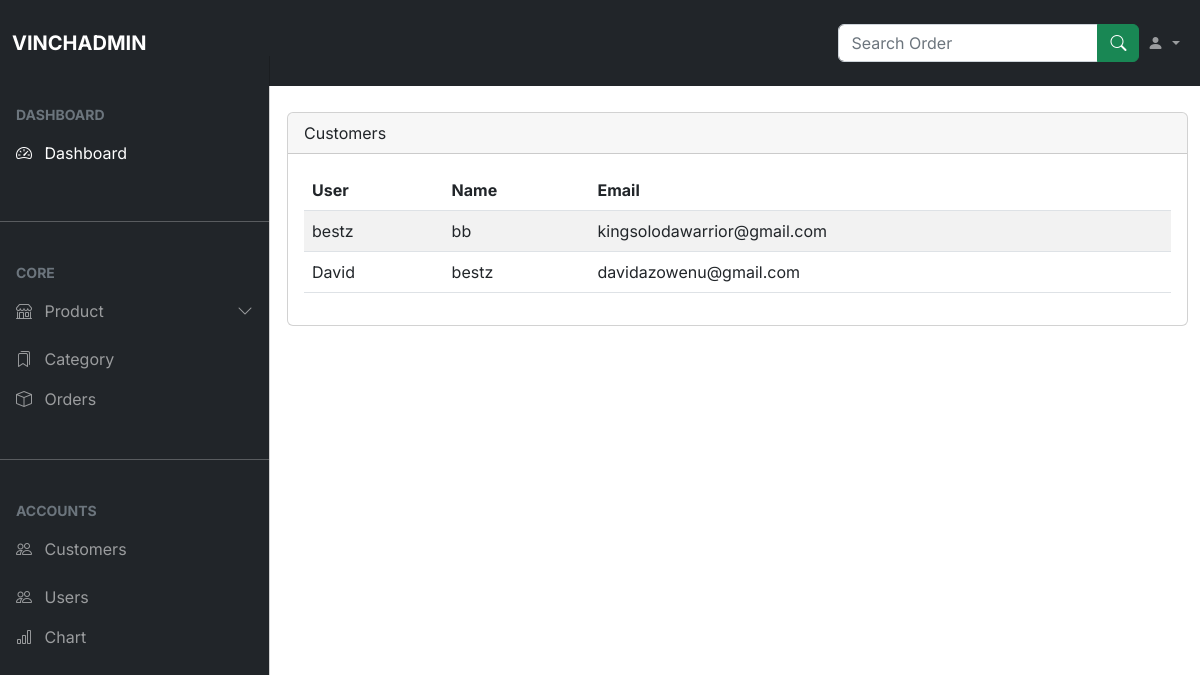
The app's page /customers/ with its own data.
### store/models.py (models this page shows, shortened)
class Customer(models.Model):
    user = models.OneToOneField(NewUser, on_delete=models.CASCADE)
    name = models.CharField(max_length=200, null=True)
    email = models.CharField(max_length=200, null=True)

### account/models.py (models this page shows)
class NewUser(AbstractBaseUser, PermissionsMixin):
    STATUS = (
        ('M', 'M'),
        ('F', 'F'),
    )
    email = models.EmailField(_("Email Adress"), unique=True)
    first_name = models.CharField(max_length=150)
    last_name = models.CharField(max_length=150)
    middle_name = models.CharField(max_length=150)
    gender = models.CharField(max_length=10, choices=STATUS, null=True)
    phone_number = models.CharField(max_length=17, blank=True, null=True)
    joined_date = models.DateTimeField(default=timezone.now)
    is_staff = models.BooleanField(default = False)
    is_active = models.BooleanField(default=False)
    objects = CustomAccountManager()
    USERNAME_FIELD = "email"
    REQUIRED_FIELDS = ['first_name', 'last_name', 'middle_name', 'gender', 'phone_number']
    def __str__(self):
        return self.last_name

### vinchadmin/views.py (the view)
# urls.py: path('customers/', views.customers, name="customers")
def customers(request):
    customer = Customer.objects.filter()
    return render(request, 'admindashboard/customers.html', {'customers': customer})

### account/context_processors.py (called while the page is built)
def users(request):
    if request.user.is_authenticated:
        username = NewUser.objects.get(last_name=request.user)
        last_name = username.last_name
    else:
        last_name = "Account"
        pass
    return {'last_name': last_name}

### store/context_processors.py (called while the page is built, shortened)
def total_cart_items(request):
    if request.user.is_authenticated:
        customer = request.user.customer
        order, created = Order.objects.get_or_create(customer=customer, complete=False)
        items = order.orderitem_set.all()
        if order:
            orderitems = OrderItem.objects.filter(order=order)
            qty = sum([item.quantity for item in orderitems])
            cart_total = sum([item.get_total for item in orderitems])
        else:
            qty = 0
            cart_total = 0
    else:
        try:
            cart = json.loads(request.COOKIES['cart'])
        except:
            cart = {}
        qty = 0
        cart_total = 0
        items = []
    return {'qty': qty, 'cart_total': cart_total, 'items': items}

### templates/admindashboard/customers.html (shortened to what this page needs)
{% extends 'admindashboard/home.html' %}
{% load static %}
{% block content %}
<div class="container-fluid my-5">
    <div class="row">
        <div class="col-md-12">
            <div class="card">
                <div class="card-header">
                    Customers
                </div>
                <div class="card-body">
                    <div class="table-responsive">
                        <table class="table table-striped">
                            <thead>
                                <tr>
                                    <th>User</th>
                                    <th>Name</th>
                                    <th>Email</th>
                                </tr>
                            </thead>
                            <tbody>
                                {% for user in  customers%}
                                    <tr>
                                        <td>{{user.user}}</td>
                                        <td>{{user.name}}</td>
                                        <td>{{user.email}}</td>
                                    </tr>
                                {% endfor %}
                            </tbody>
                        </table>
                    </div>
                </div>
            </div>
        </div>
    </div>
</div>
{% endblock content%}

### static/styles/admindashboard/home.css (style rules this page uses)
body, button { font-family: 'Inter', sans-serif; }
:root { --offcanvas-width: 270px; --topNavbarHeight: 56px; }
@media (min-width: 992px) { body { overflow: auto !important; } }

### records on screen
Customer: user "bestz", name "bb", email "kingsolodawarrior@gmail.com"
Customer: user "David", name "bestz", email "davidazowenu@gmail.com"
